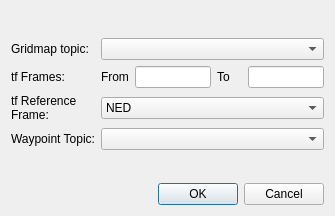
<?xml version="1.0" encoding="UTF-8"?>
<ui version="4.0">
 <class>SubscribeSelection</class>
 <widget class="QDialog" name="SubscribeSelection">
  <property name="geometry">
   <rect>
    <x>0</x>
    <y>0</y>
    <width>335</width>
    <height>216</height>
   </rect>
  </property>
  <property name="windowTitle">
   <string>Occupancy Grid Ros Message</string>
  </property>
  <layout class="QGridLayout" name="gridLayout" columnstretch="3,1,3,1,3" columnminimumwidth="2,1,1,1,1">
   <item row="9" column="1" colspan="4">
    <widget class="QDialogButtonBox" name="buttonBox">
     <property name="layoutDirection">
      <enum>Qt::LeftToRight</enum>
     </property>
     <property name="orientation">
      <enum>Qt::Horizontal</enum>
     </property>
     <property name="standardButtons">
      <set>QDialogButtonBox::Cancel|QDialogButtonBox::Ok</set>
     </property>
    </widget>
   </item>
   <item row="0" column="4">
    <spacer name="verticalSpacer_2">
     <property name="orientation">
      <enum>Qt::Vertical</enum>
     </property>
     <property name="sizeHint" stdset="0">
      <size>
       <width>20</width>
       <height>40</height>
      </size>
     </property>
    </spacer>
   </item>
   <item row="1" column="1" colspan="4">
    <widget class="QComboBox" name="comboBox"/>
   </item>
   <item row="5" column="1">
    <widget class="QLabel" name="label_2">
     <property name="text">
      <string>From</string>
     </property>
    </widget>
   </item>
   <item row="5" column="2">
    <widget class="QLineEdit" name="tf_from"/>
   </item>
   <item row="6" column="0">
    <widget class="QLabel" name="label_5">
     <property name="text">
      <string>tf Reference Frame:</string>
     </property>
     <property name="wordWrap">
      <bool>true</bool>
     </property>
    </widget>
   </item>
   <item row="8" column="4">
    <spacer name="verticalSpacer">
     <property name="orientation">
      <enum>Qt::Vertical</enum>
     </property>
     <property name="sizeHint" stdset="0">
      <size>
       <width>20</width>
       <height>40</height>
      </size>
     </property>
    </spacer>
   </item>
   <item row="5" column="3">
    <widget class="QLabel" name="label_3">
     <property name="text">
      <string>To</string>
     </property>
    </widget>
   </item>
   <item row="1" column="0">
    <widget class="QLabel" name="label">
     <property name="text">
      <string>Gridmap topic:</string>
     </property>
    </widget>
   </item>
   <item row="6" column="1" colspan="4">
    <widget class="QComboBox" name="reference_frame_comboBox">
     <item>
      <property name="text">
       <string>NED</string>
      </property>
     </item>
     <item>
      <property name="text">
       <string>NWU</string>
      </property>
     </item>
    </widget>
   </item>
   <item row="5" column="0">
    <widget class="QLabel" name="label_4">
     <property name="text">
      <string>tf Frames:</string>
     </property>
    </widget>
   </item>
   <item row="5" column="4">
    <widget class="QLineEdit" name="tf_to"/>
   </item>
   <item row="7" column="0">
    <widget class="QLabel" name="label_6">
     <property name="text">
      <string>Waypoint Topic:</string>
     </property>
    </widget>
   </item>
   <item row="7" column="1" colspan="4">
    <widget class="QComboBox" name="waypointComboBox"/>
   </item>
  </layout>
 </widget>
 <tabstops>
  <tabstop>comboBox</tabstop>
  <tabstop>tf_from</tabstop>
  <tabstop>tf_to</tabstop>
  <tabstop>reference_frame_comboBox</tabstop>
 </tabstops>
 <resources/>
 <connections>
  <connection>
   <sender>buttonBox</sender>
   <signal>accepted()</signal>
   <receiver>SubscribeSelection</receiver>
   <slot>accept()</slot>
   <hints>
    <hint type="sourcelabel">
     <x>248</x>
     <y>254</y>
    </hint>
    <hint type="destinationlabel">
     <x>157</x>
     <y>274</y>
    </hint>
   </hints>
  </connection>
  <connection>
   <sender>buttonBox</sender>
   <signal>rejected()</signal>
   <receiver>SubscribeSelection</receiver>
   <slot>reject()</slot>
   <hints>
    <hint type="sourcelabel">
     <x>316</x>
     <y>260</y>
    </hint>
    <hint type="destinationlabel">
     <x>286</x>
     <y>274</y>
    </hint>
   </hints>
  </connection>
 </connections>
</ui>
